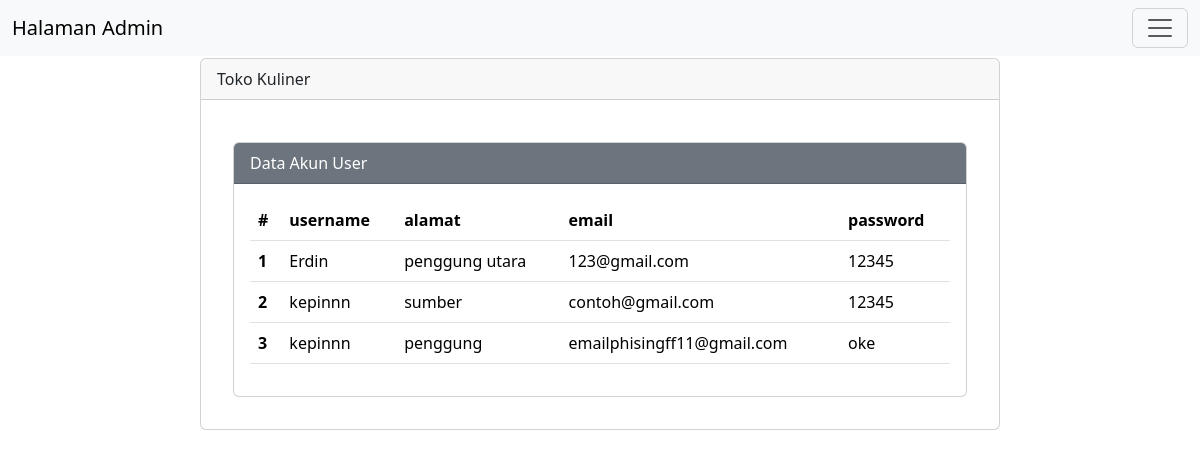
/halamanuser.php, run on the app's committed database.
### tables this page shows
CREATE TABLE `pembeli` (
  `id_pembeli` int(11) NOT NULL,
  `username` varchar(50) NOT NULL,
  `alamat` varchar(30) NOT NULL,
  `email` varchar(30) NOT NULL,
  `password` varchar(30) NOT NULL
);

### halamanuser.php (the view, shortened to what this page needs)
<?php
$host = "localhost";
$user = "root";
$pass = "";
$db = "toko_kuliner";
$koneksi = mysqli_connect($host, $user, $pass, $db);
?>
<!DOCTYPE html>
<html lang="en">
<head>
    <!doctype html>
<html lang="en">
  <head>
    <link href="https://cdn.jsdelivr.net/npm/bootstrap@5.3.1/dist/css/bootstrap.min.css" rel="stylesheet">
  </head>
  <body>
    <h1>Hello, world!</h1>
  </body>
</html>
</head>
<body>
<nav class="navbar bg-body-tertiary fixed-top">
  <div class="container-fluid">
  <a class="navbar-brand" href="#">Halaman Admin</a>
    <button class="navbar-toggler" type="button" data-bs-toggle="offcanvas" data-bs-target="#offcanvasNavbar" aria-controls="offcanvasNavbar" aria-label="Toggle navigation">
      <span class="navbar-toggler-icon"></span>
    </button>
  </div>
</nav>
    <div class="mx-auto">
        <div class="card">
            <div class="card-header">
                Toko Kuliner
            </div>
            <div class="card-body">
            <div class="card-body">
            <div class="card">
                <div class="card-header text-white bg-secondary">
                    Data Akun User
                </div>
                <div class="card-body">
                    <table class="table">
                        <thead>
                            <tr>
                                <th scope="col">#</th>
                                <th scope="col">username</th>
                                <th scope="col">alamat</th>
                                <th scope="col">email</th>
                                <th scope="col">password</th>
                            </tr>
                            <tbody>
                                <?php
                                 $sql2="select * from pembeli";
                                 $q2= mysqli_query($koneksi,$sql2);
                                 $urut=1;
                                 while($r2= mysqli_fetch_array($q2)){
                                    $username=$r2['username'];
                                    $alamat=$r2['alamat'];
                                    $email=$r2['email'];
                                    $password=$r2['password'];
                                    ?>
                                    <tr>
                                        <th scope="row"><?php echo $urut++ ?></th>
                                        <td scope="row"><?php echo $username ?></td>
                                        <td scope="row"><?php echo $alamat ?></td>
                                        <td scope="row"><?php echo $email?></td>
                                        <td scope="row"><?php echo $password?></td>
                                    </tr>
                                    <?php
                                 }
                                ?>
                            </tbody>
                        </thead>
                    </table>
                </div>
            </div>
        </div>
</body>
</html>

### halamanuser.php (style rules this page uses)
.mx-auto { width: 800px }
.card { margin-top: 10px; }

### data on the page
pembeli: username "Erdin", alamat "penggung utara", email "123@gmail.com", password "12345"
pembeli: username "kepinnn", alamat "sumber", email "contoh@gmail.com", password "12345"
pembeli: username "kepinnn", alamat "penggung", email "emailphisingff11@gmail.com", password "oke"
